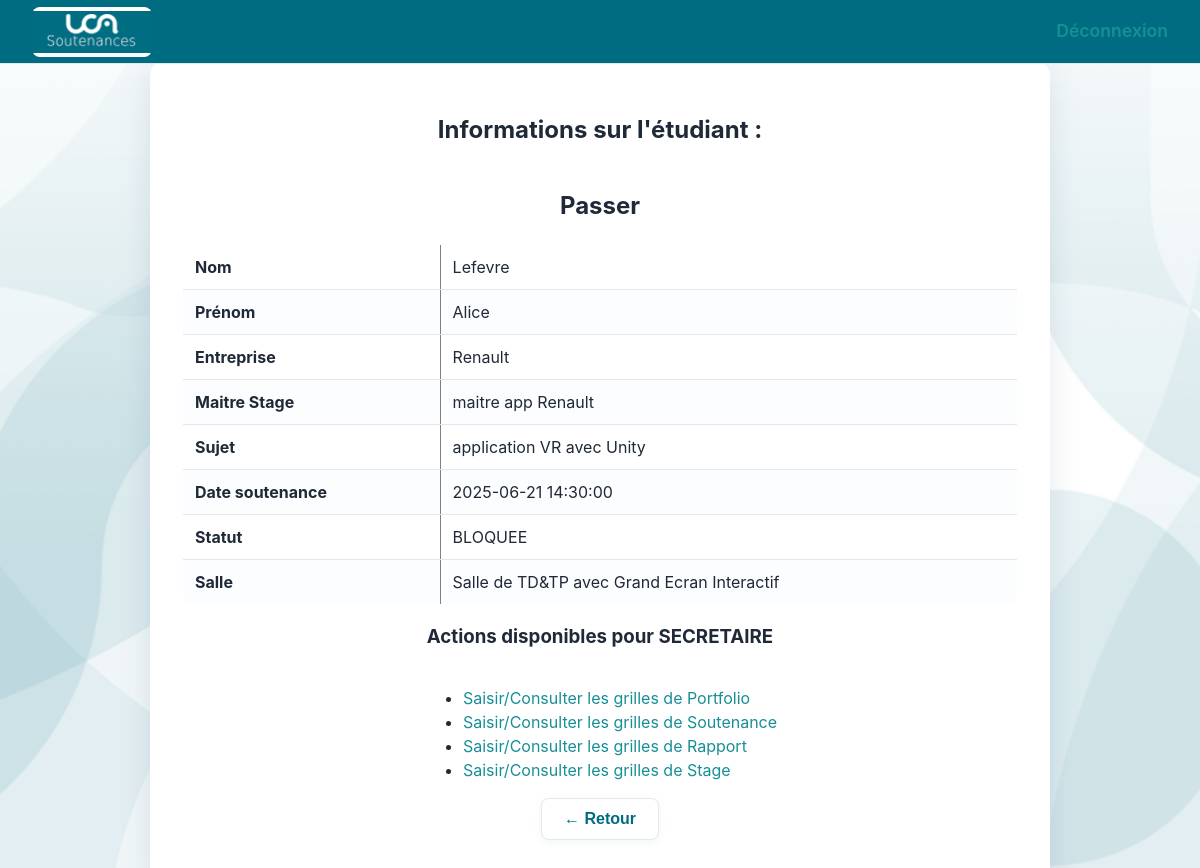
Page /front/PAGEB/index.php?etudiant_id=2 on the committed database.
### tables this page shows
CREATE TABLE `etudiantsbut2ou3` (
  `IdEtudiant` smallint(6) NOT NULL,
  `nom` varchar(50) NOT NULL,
  `prenom` varchar(50) NOT NULL,
  `mail` varchar(80) NOT NULL
);

CREATE TABLE `entreprises` (
  `IdEntreprise` smallint(6) NOT NULL,
  `nom` varchar(50) NOT NULL,
  `villeE` varchar(50) NOT NULL,
  `codePostal` varchar(6) NOT NULL
);

CREATE TABLE `anneestage` (
  `anneeDebut` smallint(6) NOT NULL,
  `IdEtudiant` smallint(6) NOT NULL,
  `IdEntreprise` smallint(6) DEFAULT NULL,
  `but3sinon2` tinyint(1) NOT NULL,
  `alternanceBUT3` tinyint(1) NOT NULL,
  `nomMaitreStageApp` varchar(50) DEFAULT NULL,
  `sujet` varchar(200) NOT NULL,
  `noteEntreprise` float DEFAULT NULL CHECK (`noteEntreprise` > 0.5),
  `typeMission` varchar(50) DEFAULT NULL,
  `cadreMission` varchar(200) DEFAULT NULL
);

CREATE TABLE `evalstage` (
  `IdEvalStage` smallint(6) NOT NULL,
  `note` float DEFAULT NULL,
  `commentaireJury` varchar(200) DEFAULT NULL,
  `presenceMaitreStageApp` tinyint(1) DEFAULT NULL,
  `confidentiel` tinyint(1) DEFAULT NULL,
  `date_h` datetime DEFAULT NULL,
  `IdEnseignantTuteur` smallint(6) NOT NULL,
  `Statut` varchar(15) NOT NULL,
  `IdSecondEnseignant` smallint(6) NOT NULL,
  `anneeDebut` smallint(6) NOT NULL,
  `IdModeleEval` smallint(6) NOT NULL,
  `IdEtudiant` smallint(6) NOT NULL,
  `IdSalle` varchar(10) DEFAULT NULL
);

CREATE TABLE `salles` (
  `IdSalle` varchar(10) NOT NULL,
  `description` varchar(50) DEFAULT NULL
);

### front/PAGEB/grilleController.php (called while the page is built)
<?php
require_once 'grilleModel.php';
require_once 'grilleView.php';
function afficherPageEtudiant($idUser, $idEtudiant) {
    $etudiant = getInfosEtudiant($idEtudiant);
    $role     = getRoleUtilisateur($idUser, $idEtudiant);
    afficherEtudiantAvecLiens($etudiant, $idUser, $role);
}

### front/PAGEB/grilleModel.php (called while the page is built, shortened)
<?php
function getInfosEtudiant($idEtudiant) {
    global $pdo;
    $sql = "SELECT e.IdEtudiant as idEtu, e.nom, e.prenom, a.sujet, ent.nom AS entreprise, a.nomMaitreStageApp As maitreStage, es.date_h, es.Statut As Statut,s.description AS salle
            FROM EtudiantsBUT2ou3 e
            JOIN AnneeStage a ON a.IdEtudiant = e.IdEtudiant
            JOIN Entreprises ent ON ent.IdEntreprise = a.IdEntreprise
            JOIN EvalStage es ON es.IdEtudiant = e.IdEtudiant
            JOIN Salles s ON s.IdSalle = es.IdSalle
            WHERE e.IdEtudiant = ? AND a.anneedebut = es.anneedebut";
    $stmt = $pdo->prepare($sql);
    $stmt->execute([$idEtudiant]);
    return $stmt->fetchAll(PDO::FETCH_ASSOC);
}

### front/PAGEB/grilleView.php (the view, shortened to what this page needs)
<?php
function afficherEtudiantAvecLiens($etudiant, $idUser, $role) {
	echo "<h2>Informations sur l'étudiant : </h2>";
	foreach ($etudiant as $etu) {
		if($etu['date_h'] > date("Y-m-d H:i:s")) {
			?>
			<h2>A Venir</h2>
			<table border='1'>
			<tr><th>Nom</th><td><?=$etu['nom']?></td></tr>
			<tr><th>Prénom</th><td><?=$etu['prenom']?></td></tr>
			<tr><th>Entreprise</th><td><?=$etu['entreprise']?></td></tr>
			<tr><th>Maitre Stage</th><td><?=$etu['maitreStage']?></td></tr>
			<tr><th>Sujet</th><td><?=$etu['sujet']?></td></tr>
			<tr><th>Date soutenance</th><td><?=$etu['date_h']?></td></tr>
			<tr><th>Statut</th><td><?=$etu['Statut']?></td></tr>
			<tr><th>Salle</th><td><?=$etu['salle']?></td></tr>
			</table>"
			<?php
		}
		else {
			?>
			<h2>Passer</h2>
			<table border='1'>
			<tr><th>Nom</th><td><?=$etu['nom']?></td></tr>
			<tr><th>Prénom</th><td><?=$etu['prenom']?></td></tr>
			<tr><th>Entreprise</th><td><?=$etu['entreprise']?></td></tr>
			<tr><th>Maitre Stage</th><td><?=$etu['maitreStage']?></td></tr>
			<tr><th>Sujet</th><td><?=$etu['sujet']?></td></tr>
			<tr><th>Date soutenance</th><td><?=$etu['date_h']?></td></tr>
			<tr><th>Statut</th><td><?=$etu['Statut']?></td></tr>
			<tr><th>Salle</th><td><?=$etu['salle']?></td></tr>
			</table>
			<?php
		}
?>
    <h3>Actions disponibles pour <?=$role?></h3>
	<ul>
	<li><a href='../Page C/index.php?nature=portfolio'>Saisir/Consulter les grilles de Portfolio</a></li>
	<li><a href='../Page C/index.php?nature=soutenance'>Saisir/Consulter les grilles de Soutenance</a></li>
	<li><a href='../Page C/index.php?nature=rapport'>Saisir/Consulter les grilles de Rapport</a></li>
	<li><a href='../Page C/index.php?nature=stage'>Saisir/Consulter les grilles de Stage</a></li>
	</ul>
	<?php
	}
}

### stylee.css (style rules this page uses)
:root { --navy:#006C82; --teal:#178F96; --accent:#FF6E00; --bg:#006C82; --surface:#fff; --text:#1f2937; --muted:#6b7280; --border:#e5e7eb; --menu-selected:#5FC6CC; }
* { box-sizing:border-box }
html,body { height:100% }
body { margin:0; font-family:"Inter","Segoe UI",Roboto,Arial,sans-serif; background: url('fond-uca.png') center center/cover no-repeat fixed; color:var(--text); line-height:1.5; }
a { color:var(--teal);text-decoration:none }
table { width:100%;border-collapse:collapse;background:#fff;border-radius:8px;overflow:hidden }
th,td { padding:10px 12px;border-bottom:1px solid var(--border);text-align:left;vertical-align:middle }
tbody tr:nth-child(even) { background:#fbfdfe }

### rows in the picture
etudiantsbut2ou3: nom "Lefevre", prenom "Alice", entreprises.nom "Renault", anneestage.nomMaitreStageApp "maitre app Renault", anneestage.sujet "application VR avec Unity", evalstage.date_h "2025-06-21 14:30:00", evalstage.Statut "BLOQUEE", salles.description "Salle de TD&TP avec Grand Ecran Interactif"
